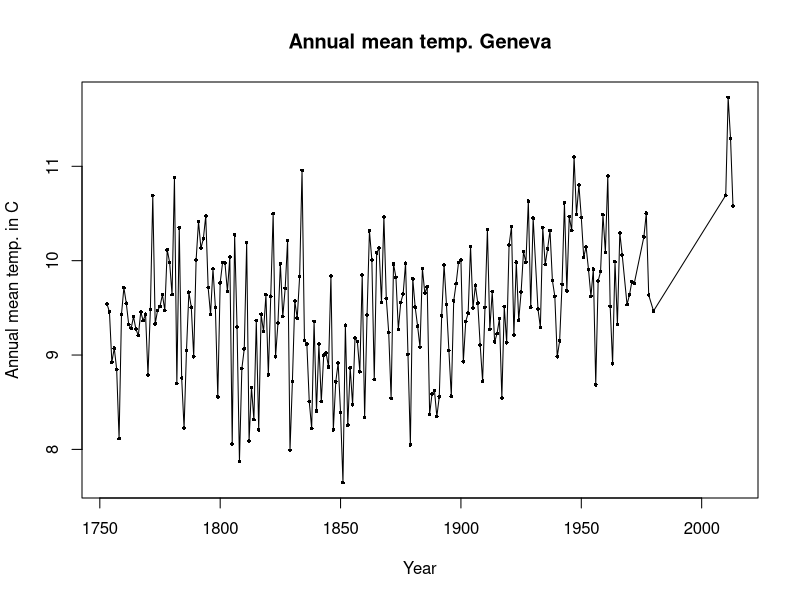
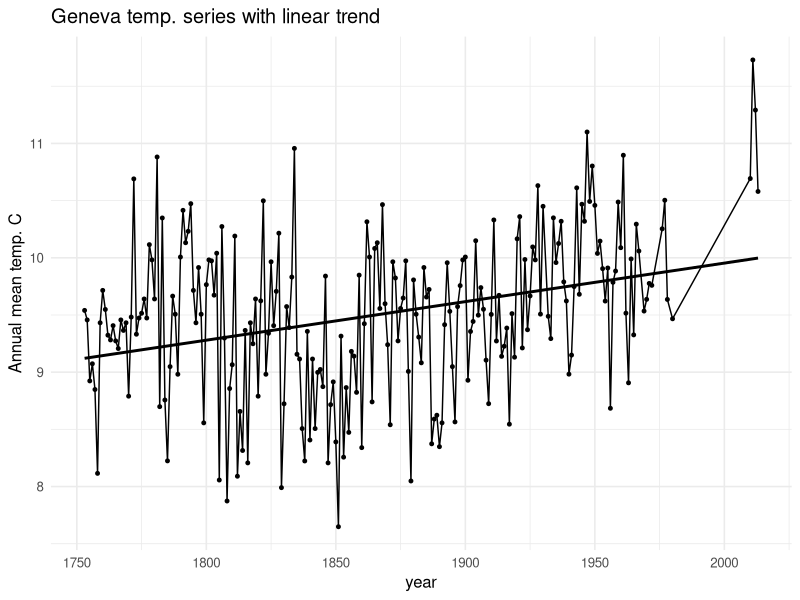
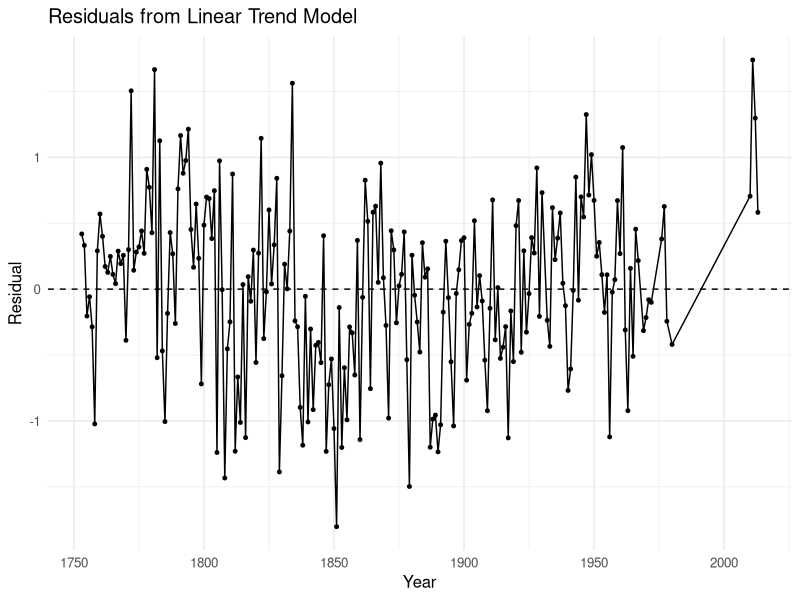
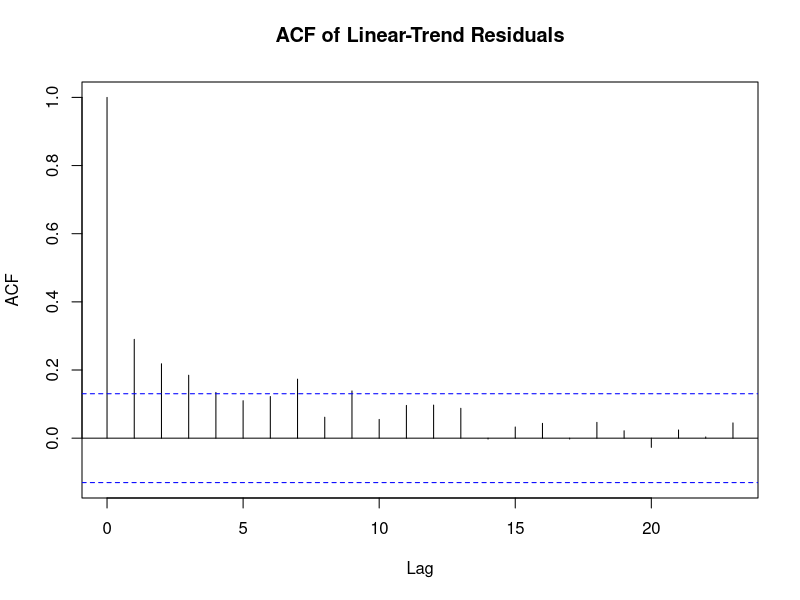
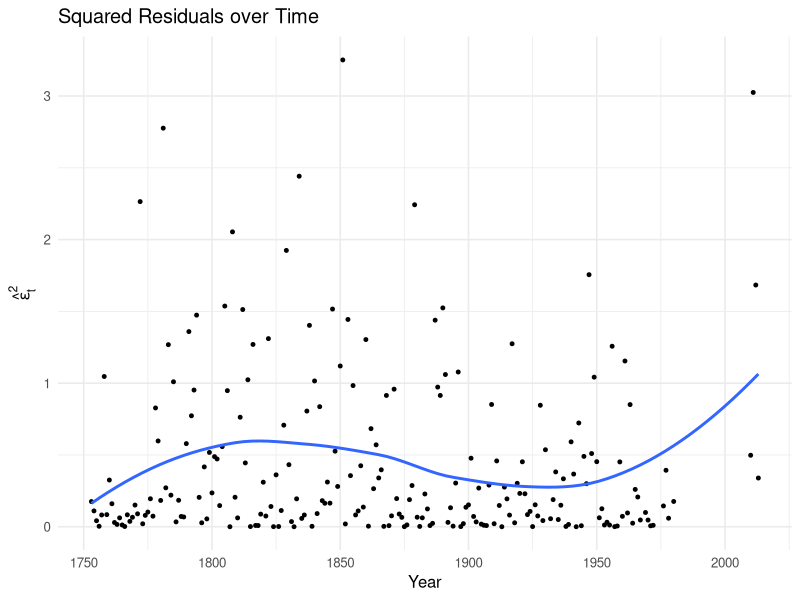
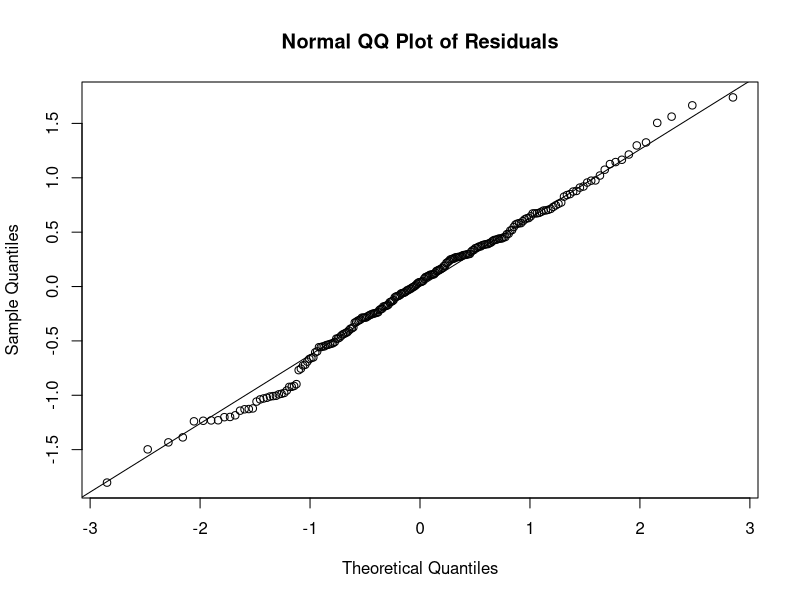

The R source for these figures, in order:
# ====================================================================================
# Computational Methods in Econometrics
# Assignment - Part I (at least)
# Station 08: Geneva
# ====================================================================================

rm(list = ls())

set.seed(20260914)

# Loading the data

dat <- read.csv("Station08.csv")

head(dat)
str(dat)
summary(dat)

# Sort observations (just in case)
dat <- dat[order(dat$Year),]

# Keep the complete year/temp obs. only
dat <- dat[complete.cases(dat[,c("Year","Temperature")]),]

# number of obs.
n <- nrow(dat)

cat("Number of obs.", n, "\n")
cat("First year", min(dat$Year), "\n")
cat("Last year", max(dat$Year), "\n")

# Center the data at 1900 and divide by 10? 
# Then \beta_0 becomes the fitted temp. around the year 1900
# \beta_1 is measured in C per decade

dat$t <- (dat$Year - 1900) /10
# ====================================================================================
# Exploratory analysis
# ====================================================================================

plot(
  dat$Year,
  dat$Temperature,
  type = "o",
  pch = 16,
  cex = 0.5,
  xlab = "Year",
  ylab = "Annual mean temp. in C",
  main = "Annual mean temp. Geneva"
)

# The model is y_t = \beta_0 + \beta_1 t + \epsilon_t
# With my definition of t, \beta_1 is already C per decade

# ====================================================================================
# Linear trend model
# ====================================================================================

# Fitting the linear model with lm if permitted ? 

trend_model <- lm(Temperature ~ t, data = dat)
summary(trend_model)

# Coeffs
beta0_hat <- coef(trend_model)[1]
beta1_hat <- coef(trend_model)[2]

cat("Estimated intercept", beta0_hat, "C\n")
cat("Estimated trend", beta1_hat, "C per decade \n")

# Maybe add discussions on t-statistics or ordinary OLS p-value later?

# Plot of the fitted trend
library(ggplot2)

dat$fitted_linear <- fitted(trend_model)
ggplot(dat, aes(x = Year, y = Temperature)) + geom_line(linewidth = 0.5) +
  geom_point(size = 1) + geom_line( aes(y = fitted_linear), linewidth = 1) +
  labs(
    title = "Geneva temp. series with linear trend",
    x = "year",
    y = "Annual mean temp. C"
  ) + theme_minimal(base_size = 12) 



# ====================================================================================
# Residual diagnostics
# ====================================================================================

dat$residual <- residuals(trend_model)
dat$residual_sq <- dat$residual^2

ggplot(dat, aes(x = Year, y = residual)) +
  geom_hline(yintercept = 0, linetype = "dashed") +
  geom_line() +
  geom_point(size = 1) +
  labs(
    title = "Residuals from Linear Trend Model",
    x = "Year",
    y = "Residual"
  ) +
  theme_minimal(base_size = 12)

# Residual ACF - autocorrelation function
acf(
  dat$residual,
  main = "ACF of Linear-Trend Residuals",
  xlab = "Lag"
)

# instpect lag 1, if there is a large positive lag 1
# autocorrelation, this will correspond to low Durbin - Watson stat.

# Residual variance over time 
ggplot(dat, aes(x = Year, y = residual_sq)) +
  geom_point(size = 1) +
  geom_smooth(method = "loess", se = FALSE) +
  labs(
    title = "Squared Residuals over Time",
    x = "Year",
    y = expression(hat(epsilon)[t]^2)
  ) +
  theme_minimal(base_size = 12)

# Normal QQ plot 
qqnorm(
  dat$residual,
  main = "Normal QQ Plot of Residuals"
)

qqline(dat$residual)


# Durbin - Watson statistic

# ====================================================================================
# Durbin Watson Monte Carlo test
# ====================================================================================
dw_stat <- function(residuals) {
  
  numerator <- sum(diff(residuals)^2)
  denominator <- sum(residuals^2)
  
  numerator / denominator
}

d_obs <- dw_stat(dat$residual)

cat("Observed Durbin-Watson statistic:", d_obs, "\n")
